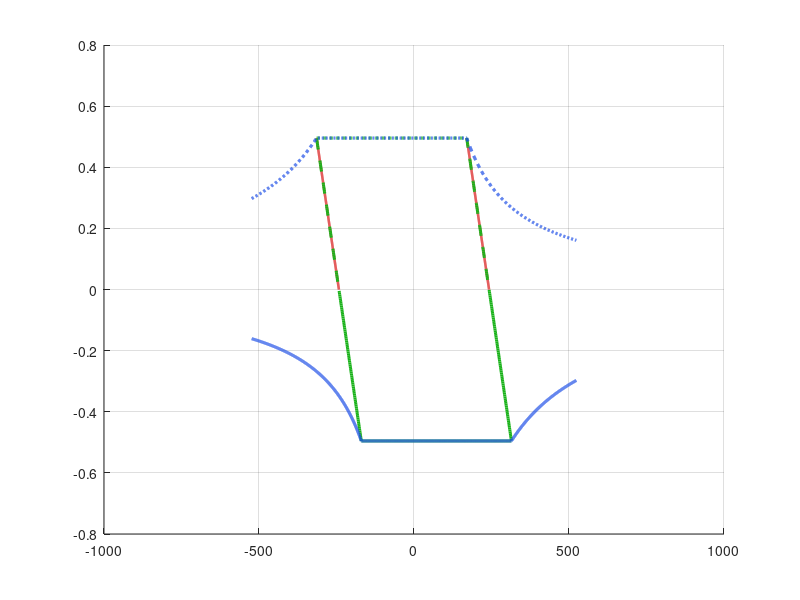

This chart was generated by the following MATLAB code: (Note: this script raises an error after producing the figure.)
% File: hw2_q1d_overlay_final.m
% HW2 Q1(d): Overlay parts (a,b,c) with requested colors/styles
%  - (a) red solid
%  - (b) green, dashed for T>0 (Q1/Q2), solid for T<0 (Q3/Q4)
%  - (c) blue,  dashed for T>0 (Q1/Q2), solid for T<0 (Q3/Q4)
%  - ω = ±5000 rpm markers in purple

clear; clc;

%% Parameters
Ra      = 1.43;
K_rated = 0.0991;               % [N·m/A] = [V·s/rad]
Vmax    = 24;  Vmin = -24;
Imax    = 5;   Imin = -5;
w_rpm   = 5000;                 % rpm
w_lim   = w_rpm*2*pi/60;        % rad/s

% Colors
colA = [0.85 0.10 0.10];  % red
colB = [0.10 0.70 0.10];  % green
colC = [0.10 0.30 0.90];  % blue
colP = [0.50 0.00 0.50];  % purple

lwA = 1.8; lwB = 2.2; lwC = 2.2;

%% ---------- (a) No regen: I in [0, +Imax], K = K_rated ----------
T_a     = linspace(0, K_rated*Imax, 400);
wVmax_a =  Vmax./K_rated - (Ra./K_rated.^2).*T_a;
wVmin_a =  Vmin./K_rated - (Ra./K_rated.^2).*T_a;

%% ---------- (b) Full 4-quadrant: K = K_rated (with feasibility mask) ----------
w_b = linspace(-700, 700, 1601).';

I_low_b  = (-Vmax - K_rated*w_b)/Ra;   % from -Vmax rail
I_high_b = ( Vmax - K_rated*w_b)/Ra;   % from +Vmax rail

Imin_feas = max(I_low_b,  -Imax);      % lower feasible current
Imax_feas = min(I_high_b, +Imax);      % upper feasible current
feas = Imax_feas >= Imin_feas;         % mask where feasible

T_pos_b = K_rated .* Imax_feas;  T_pos_b(~feas) = NaN;   % +I boundary (usually T>0)
T_neg_b = K_rated .* Imin_feas;  T_neg_b(~feas) = NaN;   % –I boundary (usually T<0)

% Split by sign of torque so we can style T>0 dashed, T<0 solid
mask_b_pos = ~isnan(T_pos_b) & (T_pos_b > 0);
mask_b_neg = ~isnan(T_neg_b) & (T_neg_b < 0);

%% ---------- (c) Field-weakening to ±5000 rpm ----------
w_c = linspace(-w_lim, w_lim, 2001).';
w_eps = w_c; w_eps(abs(w_eps)<1e-9) = 1e-9;

Vrail   = @(w) Vmax*sign(w);
Kbound  = @(w,I) (Vrail(w) - I*Ra)./w;

K_up_c  = min(K_rated, Kbound(w_eps, +Imax));   % +I boundary (T_up_c ≥ 0)
K_low_c = min(K_rated, Kbound(w_eps, -Imax));   % –I boundary (T_low_c ≤ 0)

T_up_c  = (+Imax).*K_up_c;
T_low_c = (-Imax).*K_low_c;

mask_c_pos = (T_up_c > 0);   % upper half
mask_c_neg = (T_low_c < 0);  % lower half

%% ---------- Plot ----------
figure('Color','w','Name','HW2 Q1(d) — All overlays'); hold on; grid on;

% (a) RED solid (so it shows through dashed overlays)
plot(wVmax_a, T_a, 'Color',colA, 'LineWidth',lwA, 'LineStyle','-', ...
     'DisplayName','(a) K=K_{rated}, I\in[0,+I_{max}]');
plot(wVmin_a, T_a, 'Color',colA, 'LineWidth',lwA, 'LineStyle','-', ...
     'HandleVisibility','off');

% (b) GREEN — dashed in T>0 (Q1/Q2), solid in T<0 (Q3/Q4)
plot(w_b(mask_b_pos), T_pos_b(mask_b_pos), 'Color',colB, 'LineWidth',lwB, ...
     'LineStyle','--', 'DisplayName','(b) +I_{max} (T>0)');
plot(w_b(~mask_b_pos), T_pos_b(~mask_b_pos), 'Color',colB, 'LineWidth',lwB, ...
     'LineStyle','-',  'HandleVisibility','off'); % (rarely needed)

plot(w_b(mask_b_neg), T_neg_b(mask_b_neg), 'Color',colB, 'LineWidth',lwB, ...
     'LineStyle','-',  'DisplayName','(b) -I_{max} (T<0)');
plot(w_b(~mask_b_neg), T_neg_b(~mask_b_neg), 'Color',colB, 'LineWidth',lwB, ...
     'LineStyle','--', 'HandleVisibility','off'); % (rarely needed)

% (c) BLUE — dashed in T>0 (Q1/Q2), solid in T<0 (Q3/Q4)
plot(w_c(mask_c_pos), T_up_c(mask_c_pos), 'Color',colC, 'LineWidth',lwC, ...
     'LineStyle','--', 'DisplayName','(c) +I_{max} (T>0)');
plot(w_c(mask_c_neg), T_low_c(mask_c_neg), 'Color',colC, 'LineWidth',lwC, ...
     'LineStyle','-',  'DisplayName','(c) -I_{max} (T<0)');

% ω-markers in PURPLE
xline(+w_lim,'--','\omega=+5000 rpm','Color',colP,'LineWidth',1.4, ...
      'LabelHorizontalAlignment','left','LabelVerticalAlignment','bottom', ...
      'DisplayName','\omega=+5000 rpm');
xline(-w_lim,'--','\omega=-5000 rpm','Color',colP,'LineWidth',1.4, ...
      'LabelHorizontalAlignment','right','LabelVerticalAlignment','bottom', ...
      'DisplayName','\omega=-5000 rpm');

% Guides
xline(0,'k:','HandleVisibility','off'); 
yline(0,'k:','HandleVisibility','off');

xlabel('\omega  [rad/s]'); ylabel('Torque  T  [N·m]');
title('Torque–Speed Envelopes — (a)=red (solid), (b)=green, (c)=blue;  T>0 dashed, T<0 solid;  \omega=\pm5000 rpm in purple');

legend('Location','northeast');
ax = gca; ax.XAxis.Exponent = 0; ax.YAxis.Exponent = 0;
xlim([-700 700]); ylim([-0.55 0.55]);

saveas(gcf,'hw2_q1d_overlay_final.png');
